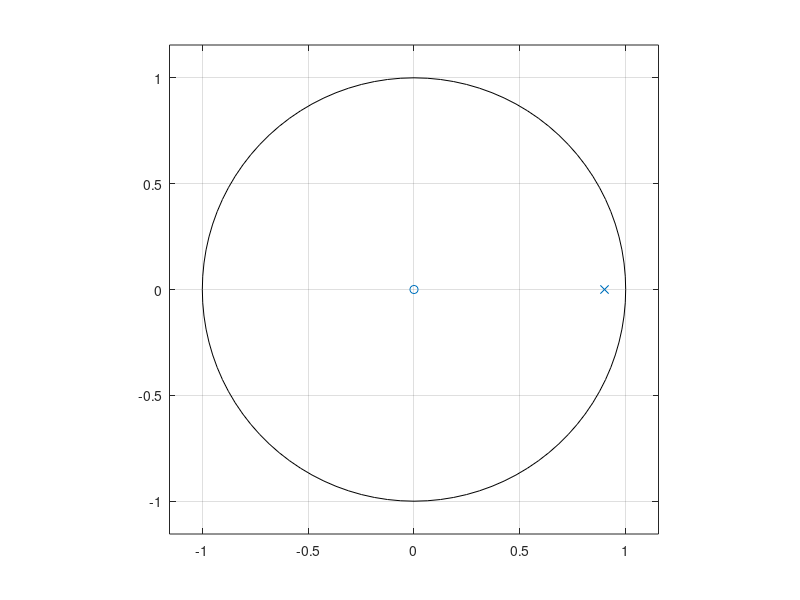
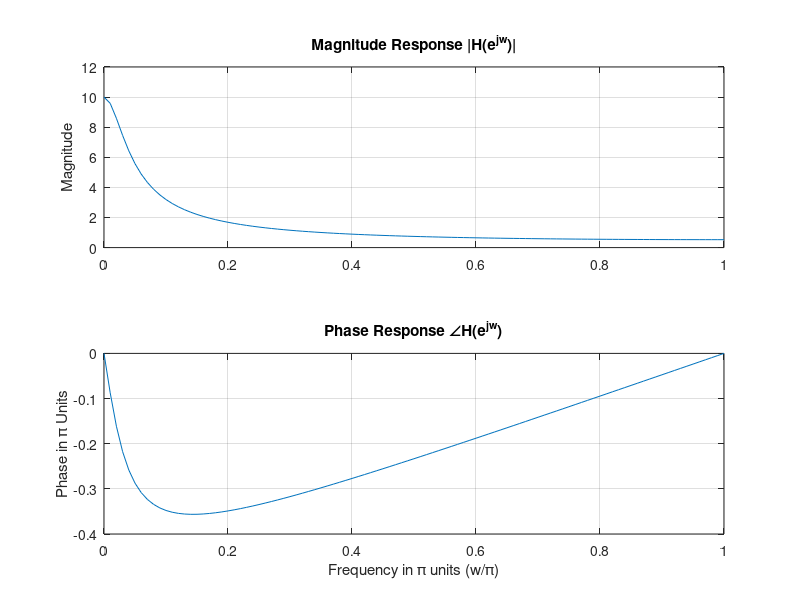

Write the MATLAB code that produced these figures, in order.
% [Chp 4 Section 4.4 Page 121]
%
%  EXAMPLE 4.11
%  
%  Consider a causal system
%           y[n] = 0.9y[n − 1] + x[n]
%  a. Determine H(z) and sketch its pole-zero plot.
%  b. Plot |H(e^jω)| and ∠H(e^jω).
%  c. Determine the impulse response h[n].
%

% >>>>> solution <<<<<

% (a)

% H(z) = 1/(1−0.9z^−1) ; |z| > 0.9 since the system is causal. 
% There is one pole at 0.9 and one zero at the origin.

b = [1 0];              % specify b=[1,0] instead of b=1 because the zplane 
                        % function assumes that scalars are zeros or poles.
a = [1 -0.9]; 

% plot pole-zero map
fig = figure;
zplane(b, a)
 
% (b)

% compute H(e^jw) using freqz
% for 0 <= w <= 0.99*pi
% [Hw, w] = freqz(b, a, 100);
% for 0 <= w <= pi
% [Hw, w] = freqz(b, a, 200, 'whole');  
% Hw = Hw(1:101); w = w(1:101);
% or
w = [0:1:100]*pi/100; 
Hw = freqz(b, a, w);

% obtain mag. and phase of H(w)
Hw_mag = abs(Hw);
Hw_ang = angle(Hw);

% plot the freq. response
fig = figure;
subplot(2, 1, 1);
plot(w/pi, Hw_mag);
title('Magnitude Response |H(e^{jw})|'); 
ylabel('Magnitude'); grid;
subplot(2,1,2);
plot(w/pi, Hw_ang/pi);
xlabel('Frequency in \pi units (w/\pi)');
ylabel('Phase in \pi Units'); grid;
title('Phase Response ∠H(e^{jw})')

% (c)

% using z-transform pairs (Table 4.1)
%           h[n] = Z-INV{ 1/(1−0.9z^−1) } ; |z| > 0.9
%                = (0.9)^n u[n]
